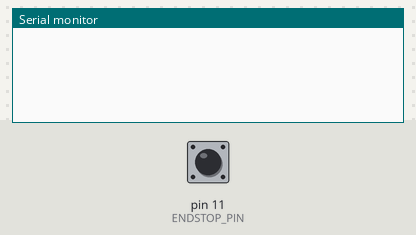
This sketch was run on a simulated Arduino Uno, built with avr-gcc and run on an emulated ATmega328P. Parts: the last lines printed to the serial monitor. The test bench sets the inputs (shaded band); at power-on: pin 11 (ENDSTOP_PIN) LOW.

Above: at 1.2 s.
1.3 s: pin 11 (ENDSTOP_PIN) pulled HIGH for 0.15 s
At 1.43 s:
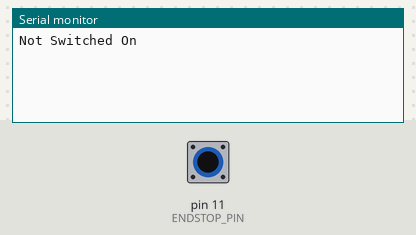
At 2.0 s:
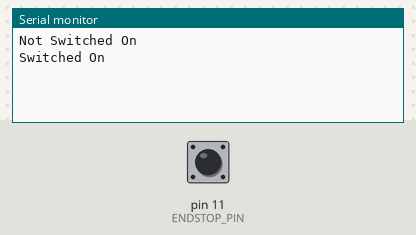

The sketch:

endstop_test.ino
```cpp
#define ENDSTOP_PIN 11

int switch_read = 0;

void setup() {
  Serial.begin(115200);
  pinMode(ENDSTOP_PIN, INPUT);
}

void loop() {
  if(digitalRead(ENDSTOP_PIN) != switch_read){
    switch_read = digitalRead(ENDSTOP_PIN);
    if(switch_read == 1){ Serial.println("Not Switched On"); }
    else{ Serial.println("Switched On"); }
  }
}
```

Measured:
- after the input at 1.3 s, the serial monitor: prints a new line at once (image 1)
